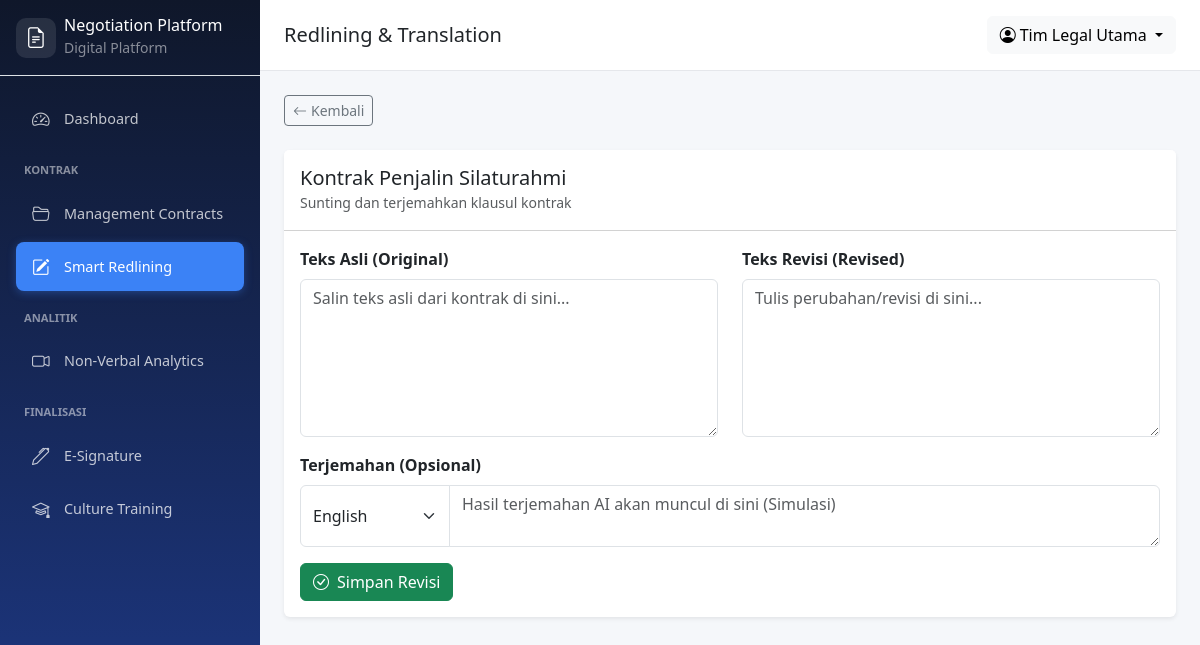
The page /redlining/translate.php?contract_id=8 (signed in) on the database its author committed.
### tables this page shows
CREATE TABLE `users` (
  `user_id` int NOT NULL,
  `username` varchar(100) NOT NULL,
  `password_hash` varchar(255) NOT NULL,
  `email` varchar(100) NOT NULL,
  `role` enum('internal','client','admin') NOT NULL DEFAULT 'client',
  `fullname` varchar(150) NOT NULL,
  `created_at` timestamp NULL DEFAULT CURRENT_TIMESTAMP
);

CREATE TABLE `contracts` (
  `contract_id` int NOT NULL,
  `title` varchar(150) NOT NULL,
  `file_path` varchar(255) NOT NULL,
  `status` enum('draft','in_review','signed','cancelled') NOT NULL DEFAULT 'draft',
  `initiator_id` int NOT NULL,
  `client_id` int DEFAULT NULL,
  `created_at` timestamp NULL DEFAULT CURRENT_TIMESTAMP
);

### config/database.php (called while the page is built, shortened)
<?php
function isLoggedIn() { return isset($_SESSION['user_id']); }
function getCurrentUser($pdo) {
    $stmt = $pdo->prepare("SELECT * FROM users WHERE user_id = ?");
    $stmt->execute([$_SESSION['user_id']]);
    return $stmt->fetch();
}
?>

### redlining/translate.php (the view, shortened to what this page needs)
<?php
$pageTitle = 'Redlining & Translation';
require_once '../config/database.php';
require_once '../includes/auth.php';
$user = getCurrentUser($pdo);
$contractId = (int) ($_GET['contract_id'] ?? 0);
$stmt = $pdo->prepare("SELECT * FROM contracts WHERE contract_id = ? AND initiator_id = ?");
$stmt->execute([$contractId, $user['user_id']]);
$contract = $stmt->fetch();
require_once '../includes/header.php';
?>
<div class="mb-4">
    <a href="<?= BASE_URL ?>/redlining/index.php" class="btn btn-sm btn-outline-secondary">
        <i class="bi bi-arrow-left me-1"></i>Kembali
    </a>
</div>
<div class="card border-0 shadow-sm mb-4">
    <div class="card-header bg-white py-3">
        <h5 class="mb-0"><?= htmlspecialchars($contract['title']) ?></h5>
        <small class="text-muted">Sunting dan terjemahkan klausul kontrak</small>
    </div>
    <div class="card-body">
        <form method="POST" action="<?= BASE_URL ?>/redlining/save_revision.php">
            <div class="row g-4">
                <div class="col-md-6">
                    <label class="form-label fw-bold">Teks Asli (Original)</label>
                    <textarea name="original_text" class="form-control" rows="6" required placeholder="Salin teks asli dari kontrak di sini..."></textarea>
                </div>
                <div class="col-md-6">
                    <label class="form-label fw-bold">Teks Revisi (Revised)</label>
                    <textarea name="revised_text" class="form-control" rows="6" required placeholder="Tulis perubahan/revisi di sini..."></textarea>
                </div>
            </div>
            <div class="mt-3">
                <label class="form-label fw-bold">Terjemahan (Opsional)</label>
                <div class="input-group">
                    <select name="target_lang" class="form-select" style="max-width: 150px;">
                        <option value="en">English</option>
                    </select>
                    <textarea name="translated_text" class="form-control" rows="2" placeholder="Hasil terjemahan AI akan muncul di sini (Simulasi)"></textarea>
                </div>
            </div>
            <button type="submit" class="btn btn-success mt-3">
                <i class="bi bi-check-circle me-2"></i>Simpan Revisi
            </button>
        </form>
    </div>
</div>
<?php require_once '../includes/footer.php'; ?>

### includes/header.php (shortened to what this page needs)
<?php
require_once __DIR__ . '/../config/database.php';
$user = getCurrentUser($pdo);
?>
<!DOCTYPE html>
<html lang="id">
<head>
    <link href="https://cdn.jsdelivr.net/npm/bootstrap@5.3.0/dist/css/bootstrap.min.css" rel="stylesheet">
    <link rel="stylesheet" href="https://cdn.jsdelivr.net/npm/bootstrap-icons@1.11.0/font/bootstrap-icons.css">
    <link rel="stylesheet" href="<?= BASE_URL ?>/assets/css/style.css">
</head>
<body>
    <?php require_once __DIR__ . '/sidebar.php'; ?>
    <div class="main-content">
        <nav class="top-bar">
            <div class="d-flex align-items-center">
                <h5 class="mb-0"><?= $pageTitle ?? 'Dashboard' ?></h5>
            </div>
            <div class="d-flex align-items-center gap-3">
                <div class="dropdown">
                    <button class="btn btn-light dropdown-toggle" data-bs-toggle="dropdown">
                        <i class="bi bi-person-circle me-1"></i><?= htmlspecialchars($user['fullname']) ?>
                    </button>
                </div>
            </div>
        </nav>
        <div class="content-wrapper p-4">

### assets/css/style.css (style rules this page uses)
:root { --primary: #1e3a8a; --sidebar-width: 260px; }
body { background: #f5f7fa; font-family: "Segoe UI", sans-serif; }
.main-content { margin-left: var(--sidebar-width); min-height: 100vh; }
.top-bar { background: white; border-bottom: 1px solid #e5e7eb; padding: 1rem 1.5rem; display: flex; justify-content: space-between; align-items: center; position: sticky; top: 0; z-index: 100; }

### rows shown on the page
users: fullname "Tim Legal Utama"
contracts: title "Kontrak Penjalin Silaturahmi"

### other values the page prints
$pageTitle "Redlining & Translation"
